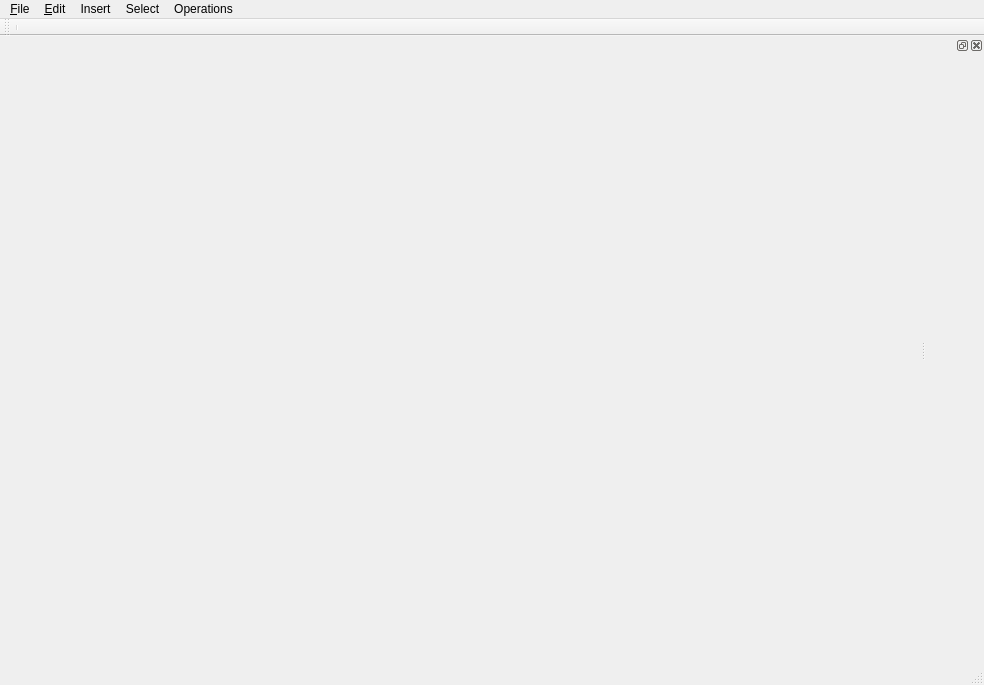
<?xml version="1.0" encoding="UTF-8"?>
<ui version="4.0">
 <class>GeticMainWnd</class>
 <widget class="QMainWindow" name="GeticMainWnd">
  <property name="geometry">
   <rect>
    <x>0</x>
    <y>0</y>
    <width>984</width>
    <height>685</height>
   </rect>
  </property>
  <property name="windowTitle">
   <string>GeticMainWnd</string>
  </property>
  <widget class="QWidget" name="centralWidget"/>
  <widget class="QStatusBar" name="statusBar"/>
  <widget class="QMenuBar" name="menuBar">
   <property name="geometry">
    <rect>
     <x>0</x>
     <y>0</y>
     <width>984</width>
     <height>27</height>
    </rect>
   </property>
   <widget class="QMenu" name="menuFile">
    <property name="title">
     <string>&amp;File</string>
    </property>
    <widget class="QMenu" name="menu_Recent">
     <property name="title">
      <string>&amp;Recent</string>
     </property>
     <addaction name="separator"/>
    </widget>
    <addaction name="action_New_tCtrl_N"/>
    <addaction name="action_Open_Ctrl_0"/>
    <addaction name="separator"/>
    <addaction name="action_Save_Ctrl_S"/>
    <addaction name="actionSave_As_Ctrl_A"/>
    <addaction name="separator"/>
    <addaction name="actionImport"/>
    <addaction name="action_Export_Ctrl_E"/>
    <addaction name="separator"/>
    <addaction name="menu_Recent"/>
   </widget>
   <widget class="QMenu" name="menu_Edit">
    <property name="title">
     <string>&amp;Edit</string>
    </property>
    <addaction name="action_Undo_Ctrl_Z"/>
    <addaction name="action_Redo_Ctrl_X"/>
    <addaction name="separator"/>
    <addaction name="actionCut_Ctrl_x"/>
    <addaction name="action_Copy_Ctrl_C"/>
    <addaction name="action_Paste_Ctrl_P"/>
   </widget>
   <widget class="QMenu" name="menuAction">
    <property name="title">
     <string>Select</string>
    </property>
    <addaction name="separator"/>
    <addaction name="actionBrush_Ctrl_B"/>
    <addaction name="actionFace_Ctrl_E"/>
    <addaction name="actionVertex_Ctrl_T"/>
    <addaction name="actionEdge_Ctrl_G"/>
   </widget>
   <widget class="QMenu" name="menuInsert">
    <property name="title">
     <string>Insert</string>
    </property>
    <addaction name="separator"/>
    <addaction name="actionBox_Ctrl_O"/>
    <addaction name="actionCylinder_Ctrl_Y"/>
    <addaction name="actionCone_Ctrl_N"/>
    <addaction name="actionStairs_Ctrl_I"/>
    <addaction name="actionSheet_Ctrl_H"/>
    <addaction name="actionSphere_Ctrl_R"/>
    <addaction name="actionTerrain_Ctrl_1"/>
    <addaction name="actionTerrian_Triangulated_Ctrl_8"/>
    <addaction name="action2D_Shape_Ctrl_9"/>
    <addaction name="actionPrefabricate_Ctrl_Q"/>
   </widget>
   <widget class="QMenu" name="menuOperations">
    <property name="title">
     <string>Operations</string>
    </property>
    <addaction name="actionMove_Ctrl_M"/>
    <addaction name="actionScale_Ctrl_L"/>
    <addaction name="actionRotate_Ctrl_R"/>
    <addaction name="separator"/>
    <addaction name="actionSlide_Ctrl_S"/>
   </widget>
   <addaction name="menuFile"/>
   <addaction name="menu_Edit"/>
   <addaction name="menuInsert"/>
   <addaction name="menuAction"/>
   <addaction name="menuOperations"/>
  </widget>
  <widget class="QToolBar" name="toolBar">
   <property name="windowTitle">
    <string>toolBar</string>
   </property>
   <attribute name="toolBarArea">
    <enum>TopToolBarArea</enum>
   </attribute>
   <attribute name="toolBarBreak">
    <bool>false</bool>
   </attribute>
   <addaction name="separator"/>
  </widget>
  <widget class="QDockWidget" name="bardlg_2">
   <attribute name="dockWidgetArea">
    <number>2</number>
   </attribute>
   <widget class="QWidget" name="dockWidgetContents_2"/>
  </widget>
  <action name="action_New_tCtrl_N">
   <property name="text">
    <string>&amp;New Ctrl+N</string>
   </property>
  </action>
  <action name="action_Open_Ctrl_0">
   <property name="text">
    <string>&amp;Open... Ctrl+O</string>
   </property>
  </action>
  <action name="action_Save_Ctrl_S">
   <property name="text">
    <string>&amp;Save Ctrl+S</string>
   </property>
  </action>
  <action name="actionSave_As_Ctrl_A">
   <property name="text">
    <string>Save &amp;As... Ctrl+A</string>
   </property>
  </action>
  <action name="actionImport">
   <property name="text">
    <string>&amp;Import... Ctrl+I</string>
   </property>
  </action>
  <action name="action_Export_Ctrl_E">
   <property name="text">
    <string>&amp;Export... Ctrl+E</string>
   </property>
  </action>
  <action name="action_Undo_Ctrl_Z">
   <property name="text">
    <string>&amp;Undo Ctrl+Z</string>
   </property>
  </action>
  <action name="action_Redo_Ctrl_X">
   <property name="text">
    <string>&amp;Redo Ctrl+Shift+Z</string>
   </property>
  </action>
  <action name="actionCut_Ctrl_x">
   <property name="text">
    <string>Cut Ctrl+x</string>
   </property>
  </action>
  <action name="action_Copy_Ctrl_C">
   <property name="text">
    <string>&amp;Copy Ctrl+C</string>
   </property>
  </action>
  <action name="action_Paste_Ctrl_P">
   <property name="text">
    <string>&amp;Paste Ctrl+P</string>
   </property>
  </action>
  <action name="actionBRUSH">
   <property name="text">
    <string>BRUSH</string>
   </property>
  </action>
  <action name="actionMove_Ctrl_M">
   <property name="text">
    <string>Move Ctrl+M</string>
   </property>
  </action>
  <action name="actionScale_Ctrl_L">
   <property name="text">
    <string>Scale Ctrl+L</string>
   </property>
  </action>
  <action name="actionRotate_Ctrl_R">
   <property name="text">
    <string>Rotate Ctrl+R</string>
   </property>
  </action>
  <action name="actionBrush_Ctrl_B">
   <property name="checkable">
    <bool>true</bool>
   </property>
   <property name="text">
    <string>Brush Ctrl+B</string>
   </property>
  </action>
  <action name="actionFace_Ctrl_E">
   <property name="text">
    <string>Face Ctrl+E</string>
   </property>
  </action>
  <action name="actionVertex_Ctrl_T">
   <property name="text">
    <string>Vertex Ctrl+T</string>
   </property>
  </action>
  <action name="actionEdge_Ctrl_G">
   <property name="text">
    <string>Edge Ctrl+G</string>
   </property>
  </action>
  <action name="actionBox_Ctrl_O">
   <property name="text">
    <string>Box Ctrl+1</string>
   </property>
  </action>
  <action name="actionCylinder_Ctrl_Y">
   <property name="text">
    <string>Cylinder Ctrl+2</string>
   </property>
  </action>
  <action name="actionCone_Ctrl_N">
   <property name="text">
    <string>Cone Ctrl+3</string>
   </property>
  </action>
  <action name="actionStairs_Ctrl_I">
   <property name="text">
    <string>Stairs Ctrl+4</string>
   </property>
  </action>
  <action name="actionSheet_Ctrl_H">
   <property name="text">
    <string>Sheet Ctrl+5</string>
   </property>
  </action>
  <action name="actionSphere_Ctrl_R">
   <property name="text">
    <string>Sphere Ctrl+6</string>
   </property>
  </action>
  <action name="actionTerrain_Ctrl_1">
   <property name="text">
    <string>Terrain Ctrl+7</string>
   </property>
  </action>
  <action name="actionTerrian_Triangulated_Ctrl_8">
   <property name="text">
    <string>Terrian Triangulated Ctrl+8</string>
   </property>
  </action>
  <action name="action2D_Shape_Ctrl_9">
   <property name="text">
    <string>2D Shape Ctrl+9</string>
   </property>
  </action>
  <action name="actionPrefabricate_Ctrl_Q">
   <property name="text">
    <string>Prefabricate Ctrl+Q</string>
   </property>
  </action>
  <action name="actionSlide_Ctrl_S">
   <property name="text">
    <string>Slide Ctrl+S</string>
   </property>
  </action>
 </widget>
 <resources/>
 <connections/>
</ui>
